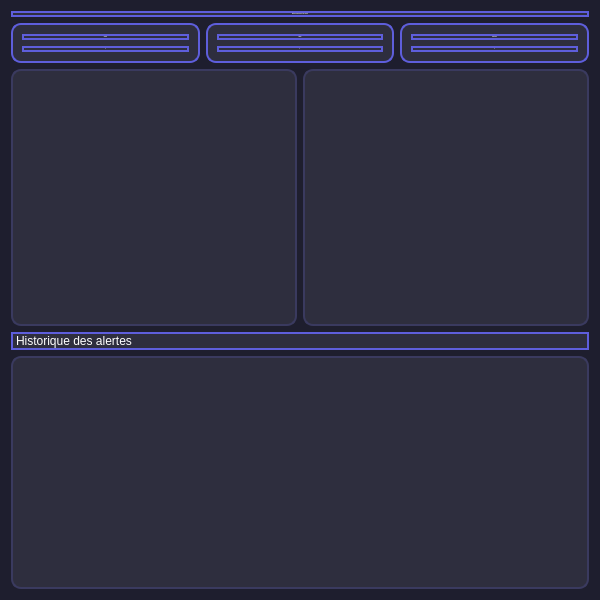
<?xml version="1.0" encoding="UTF-8"?>
<ui version="4.0">
 <class>ControlDialog</class>
 <widget class="QDialog" name="ControlDialog">
  <property name="geometry">
   <rect>
    <x>0</x>
    <y>0</y>
    <width>600</width>
    <height>600</height>
   </rect>
  </property>
  <property name="windowTitle">
   <string>Contrôle de l'état du restaurant</string>
  </property>
  <property name="styleSheet">
   <string notr="true">/* Background principal */
QWidget {
    background-color: #1e1e2e;
    color: #ffffff;
}

/* Boutons */
QPushButton {
    selection-color: red;
    border-radius: 10px;
    padding: 10px;
    color: white;
    font: bold 14px &quot;Segoe UI&quot;;
    background-color: #3a3a5f;
    border: 2px solid #5e5edc;
}

QPushButton:hover {
    background-color: #7366ff;
    border-color: #8080ff;
}

QPushButton:pressed {
    background-color: #282850;
}

/* Labels */
QLabel {
    font: bold 16px &quot;Segoe UI&quot;;
    color: #ffffff;
    background-color: transparent;
    text-align: center;
}

/* Frames */
QFrame {
    background-color: #2e2e3e;
    border: 2px solid #5e5edc;
    border-radius: 10px;
}

/* Progress Bars */
QProgressBar {
    border: 2px solid #3a3a5f;
    border-radius: 5px;
    background: #2e2e3e;
    text-align: center;
    color: white;
    font: bold 12px &quot;Segoe UI&quot;;
}

QProgressBar::chunk {
    background-color: #7366ff;
    border-radius: 5px;
}

/* Text Browsers */
QTextBrowser {
    border: 2px solid #3a3a5f;
    border-radius: 10px;
    background-color: #2e2e3e;
    color: white;
    font: 12px &quot;Segoe UI&quot;;
    padding: 10px;
}

/* Table Views */
QTableView {
    border: 2px solid #3a3a5f;
    border-radius: 10px;
    background-color: #2e2e3e;
    color: white;
    font: 12px &quot;Segoe UI&quot;;
    padding: 10px;
}

QTableView::item {
    padding: 5px;
}

QTableView::item:selected {
    background-color: #7366ff;
    color: white;
}

/* List Widgets */
QListWidget {
    border: 2px solid #3a3a5f;
    border-radius: 10px;
    background-color: #2e2e3e;
    color: white;
    font: 12px &quot;Segoe UI&quot;;
    padding: 10px;
}

QListWidget::item {
    padding: 5px;
}

QListWidget::item:selected {
    background-color: #7366ff;
    color: white;
}

/* Dialogs */
QDialog {
    background-color: #1e1e2e;
    color: #ffffff;
    border-radius: 10px;
}

/* Scroll Bars */
QScrollBar:vertical {
    background: #2e2e3e;
    width: 12px;
    margin: 0px 0px 0px 0px;
}

QScrollBar::handle:vertical {
    background: #7366ff;
    min-height: 20px;
    border-radius: 5px;
}

QScrollBar::add-line:vertical, QScrollBar::sub-line:vertical {
    height: 0px;
}

QScrollBar:horizontal {
    background: #2e2e3e;
    height: 12px;
    margin: 0px 0px 0px 0px;
}

QScrollBar::handle:horizontal {
    background: #7366ff;
    min-width: 20px;
    border-radius: 5px;
}

QScrollBar::add-line:horizontal, QScrollBar::sub-line:horizontal {
    width: 0px;
}
</string>
  </property>
  <layout class="QVBoxLayout" name="verticalLayout">
   <item>
    <widget class="QLabel" name="titleLabel">
     <property name="font">
      <font>
       <family>Segoe UI</family>
       <pointsize>-1</pointsize>
       <italic>false</italic>
       <bold>true</bold>
      </font>
     </property>
     <property name="text">
      <string>État des ressources et des clients</string>
     </property>
     <property name="alignment">
      <set>Qt::AlignmentFlag::AlignCenter</set>
     </property>
    </widget>
   </item>
   <item>
    <layout class="QHBoxLayout" name="dashboardLayout">
     <item>
      <widget class="QFrame" name="clientsCard">
       <property name="frameShape">
        <enum>QFrame::Shape::StyledPanel</enum>
       </property>
       <property name="frameShadow">
        <enum>QFrame::Shadow::Raised</enum>
       </property>
       <layout class="QVBoxLayout" name="clientsCardLayout">
        <item>
         <widget class="QLabel" name="clientsCardTitle">
          <property name="font">
           <font>
            <family>Segoe UI</family>
            <pointsize>-1</pointsize>
            <italic>false</italic>
            <bold>true</bold>
           </font>
          </property>
          <property name="text">
           <string>Clients</string>
          </property>
          <property name="alignment">
           <set>Qt::AlignmentFlag::AlignCenter</set>
          </property>
         </widget>
        </item>
        <item>
         <widget class="QLabel" name="clientsCardValue">
          <property name="font">
           <font>
            <family>Segoe UI</family>
            <pointsize>-1</pointsize>
            <italic>false</italic>
            <bold>true</bold>
           </font>
          </property>
          <property name="text">
           <string>0</string>
          </property>
          <property name="alignment">
           <set>Qt::AlignmentFlag::AlignCenter</set>
          </property>
         </widget>
        </item>
       </layout>
      </widget>
     </item>
     <item>
      <widget class="QFrame" name="tablesCard">
       <property name="frameShape">
        <enum>QFrame::Shape::StyledPanel</enum>
       </property>
       <property name="frameShadow">
        <enum>QFrame::Shadow::Raised</enum>
       </property>
       <layout class="QVBoxLayout" name="tablesCardLayout">
        <item>
         <widget class="QLabel" name="tablesCardTitle">
          <property name="font">
           <font>
            <family>Segoe UI</family>
            <pointsize>-1</pointsize>
            <italic>false</italic>
            <bold>true</bold>
           </font>
          </property>
          <property name="text">
           <string>Tables</string>
          </property>
          <property name="alignment">
           <set>Qt::AlignmentFlag::AlignCenter</set>
          </property>
         </widget>
        </item>
        <item>
         <widget class="QLabel" name="tablesCardValue">
          <property name="font">
           <font>
            <family>Segoe UI</family>
            <pointsize>-1</pointsize>
            <italic>false</italic>
            <bold>true</bold>
           </font>
          </property>
          <property name="text">
           <string>0</string>
          </property>
          <property name="alignment">
           <set>Qt::AlignmentFlag::AlignCenter</set>
          </property>
         </widget>
        </item>
       </layout>
      </widget>
     </item>
     <item>
      <widget class="QFrame" name="staffCard">
       <property name="frameShape">
        <enum>QFrame::Shape::StyledPanel</enum>
       </property>
       <property name="frameShadow">
        <enum>QFrame::Shadow::Raised</enum>
       </property>
       <layout class="QVBoxLayout" name="staffCardLayout">
        <item>
         <widget class="QLabel" name="staffCardTitle">
          <property name="font">
           <font>
            <family>Segoe UI</family>
            <pointsize>-1</pointsize>
            <italic>false</italic>
            <bold>true</bold>
           </font>
          </property>
          <property name="text">
           <string>Personnel</string>
          </property>
          <property name="alignment">
           <set>Qt::AlignmentFlag::AlignCenter</set>
          </property>
         </widget>
        </item>
        <item>
         <widget class="QLabel" name="staffCardValue">
          <property name="font">
           <font>
            <family>Segoe UI</family>
            <pointsize>-1</pointsize>
            <italic>false</italic>
            <bold>true</bold>
           </font>
          </property>
          <property name="text">
           <string>0</string>
          </property>
          <property name="alignment">
           <set>Qt::AlignmentFlag::AlignCenter</set>
          </property>
         </widget>
        </item>
       </layout>
      </widget>
     </item>
    </layout>
   </item>
   <item>
    <layout class="QHBoxLayout" name="statusLayout">
     <item>
      <widget class="QTableView" name="clientsTableView">
       <property name="toolTip">
        <string>Liste des clients et leur état</string>
       </property>
      </widget>
     </item>
     <item>
      <widget class="QTableView" name="tablesTableView">
       <property name="toolTip">
        <string>Liste des tables et leur occupation</string>
       </property>
      </widget>
     </item>
    </layout>
   </item>
   <item>
    <layout class="QVBoxLayout" name="ingredientsLayout">
     <item>
      <widget class="QLabel" name="progressLabel">
       <property name="text">
        <string>Historique des alertes</string>
       </property>
      </widget>
     </item>
     <item>
      <widget class="QTableView" name="alertsListWidget">
       <property name="toolTip">
        <string>Liste des ingrédients disponibles</string>
       </property>
      </widget>
     </item>
    </layout>
   </item>
   <item>
    <layout class="QVBoxLayout" name="alertsLayout"/>
   </item>
  </layout>
 </widget>
 <resources/>
 <connections/>
</ui>
